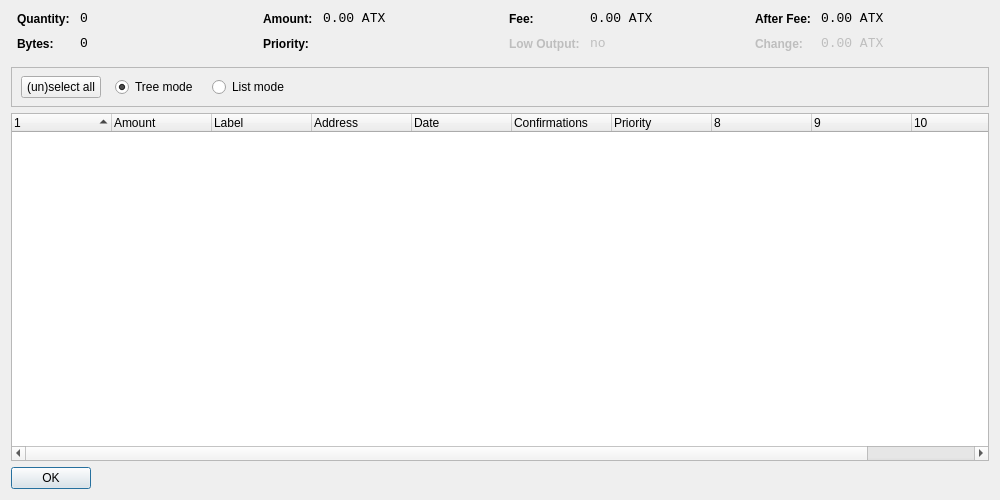
<?xml version="1.0" encoding="UTF-8"?>
<ui version="4.0">
 <class>CoinControlDialog</class>
 <widget class="QDialog" name="CoinControlDialog">
  <property name="geometry">
   <rect>
    <x>0</x>
    <y>0</y>
    <width>1000</width>
    <height>500</height>
   </rect>
  </property>
  <property name="windowTitle">
   <string>Coin Control</string>
  </property>
  <layout class="QVBoxLayout" name="verticalLayout">
   <item>
    <layout class="QHBoxLayout" name="horizontalLayoutTop" stretch="0,0,0,0">
     <property name="topMargin">
      <number>0</number>
     </property>
     <property name="bottomMargin">
      <number>10</number>
     </property>
     <item>
      <layout class="QFormLayout" name="formLayoutCoinControl1">
       <property name="horizontalSpacing">
        <number>10</number>
       </property>
       <property name="verticalSpacing">
        <number>10</number>
       </property>
       <property name="leftMargin">
        <number>6</number>
       </property>
       <property name="rightMargin">
        <number>6</number>
       </property>
       <item row="0" column="0">
        <widget class="QLabel" name="labelCoinControlQuantityText">
         <property name="styleSheet">
          <string notr="true">font-weight:bold;</string>
         </property>
         <property name="text">
          <string>Quantity:</string>
         </property>
        </widget>
       </item>
       <item row="0" column="1">
        <widget class="QLabel" name="labelCoinControlQuantity">
         <property name="font">
          <font>
           <family>Monospace</family>
           <pointsize>10</pointsize>
          </font>
         </property>
         <property name="cursor">
          <cursorShape>IBeamCursor</cursorShape>
         </property>
         <property name="contextMenuPolicy">
          <enum>Qt::ActionsContextMenu</enum>
         </property>
         <property name="text">
          <string notr="true">0</string>
         </property>
         <property name="textInteractionFlags">
          <set>Qt::LinksAccessibleByMouse|Qt::TextSelectableByKeyboard|Qt::TextSelectableByMouse</set>
         </property>
        </widget>
       </item>
       <item row="1" column="0">
        <widget class="QLabel" name="labelCoinControlBytesText">
         <property name="styleSheet">
          <string notr="true">font-weight:bold;</string>
         </property>
         <property name="text">
          <string>Bytes:</string>
         </property>
        </widget>
       </item>
       <item row="1" column="1">
        <widget class="QLabel" name="labelCoinControlBytes">
         <property name="font">
          <font>
           <family>Monospace</family>
           <pointsize>10</pointsize>
          </font>
         </property>
         <property name="cursor">
          <cursorShape>IBeamCursor</cursorShape>
         </property>
         <property name="contextMenuPolicy">
          <enum>Qt::ActionsContextMenu</enum>
         </property>
         <property name="text">
          <string notr="true">0</string>
         </property>
         <property name="textInteractionFlags">
          <set>Qt::LinksAccessibleByMouse|Qt::TextSelectableByKeyboard|Qt::TextSelectableByMouse</set>
         </property>
        </widget>
       </item>
      </layout>
     </item>
     <item>
      <layout class="QFormLayout" name="formLayoutCoinControl2">
       <property name="horizontalSpacing">
        <number>10</number>
       </property>
       <property name="verticalSpacing">
        <number>10</number>
       </property>
       <property name="leftMargin">
        <number>6</number>
       </property>
       <property name="rightMargin">
        <number>6</number>
       </property>
       <item row="0" column="0">
        <widget class="QLabel" name="labelCoinControlAmountText">
         <property name="styleSheet">
          <string notr="true">font-weight:bold;</string>
         </property>
         <property name="text">
          <string>Amount:</string>
         </property>
        </widget>
       </item>
       <item row="0" column="1">
        <widget class="QLabel" name="labelCoinControlAmount">
         <property name="font">
          <font>
           <family>Monospace</family>
           <pointsize>10</pointsize>
          </font>
         </property>
         <property name="cursor">
          <cursorShape>IBeamCursor</cursorShape>
         </property>
         <property name="contextMenuPolicy">
          <enum>Qt::ActionsContextMenu</enum>
         </property>
         <property name="text">
          <string notr="true">0.00 ATX</string>
         </property>
         <property name="textInteractionFlags">
          <set>Qt::LinksAccessibleByMouse|Qt::TextSelectableByKeyboard|Qt::TextSelectableByMouse</set>
         </property>
        </widget>
       </item>
       <item row="1" column="0">
        <widget class="QLabel" name="labelCoinControlPriorityText">
         <property name="styleSheet">
          <string notr="true">font-weight:bold;</string>
         </property>
         <property name="text">
          <string>Priority:</string>
         </property>
        </widget>
       </item>
       <item row="1" column="1">
        <widget class="QLabel" name="labelCoinControlPriority">
         <property name="font">
          <font>
           <family>Monospace</family>
           <pointsize>10</pointsize>
          </font>
         </property>
         <property name="cursor">
          <cursorShape>IBeamCursor</cursorShape>
         </property>
         <property name="contextMenuPolicy">
          <enum>Qt::ActionsContextMenu</enum>
         </property>
         <property name="text">
          <string/>
         </property>
         <property name="textInteractionFlags">
          <set>Qt::LinksAccessibleByMouse|Qt::TextSelectableByKeyboard|Qt::TextSelectableByMouse</set>
         </property>
        </widget>
       </item>
      </layout>
     </item>
     <item>
      <layout class="QFormLayout" name="formLayoutCoinControl3">
       <property name="horizontalSpacing">
        <number>10</number>
       </property>
       <property name="verticalSpacing">
        <number>10</number>
       </property>
       <property name="leftMargin">
        <number>6</number>
       </property>
       <property name="rightMargin">
        <number>6</number>
       </property>
       <item row="0" column="0">
        <widget class="QLabel" name="labelCoinControlFeeText">
         <property name="styleSheet">
          <string notr="true">font-weight:bold;</string>
         </property>
         <property name="text">
          <string>Fee:</string>
         </property>
        </widget>
       </item>
       <item row="0" column="1">
        <widget class="QLabel" name="labelCoinControlFee">
         <property name="font">
          <font>
           <family>Monospace</family>
           <pointsize>10</pointsize>
          </font>
         </property>
         <property name="cursor">
          <cursorShape>IBeamCursor</cursorShape>
         </property>
         <property name="contextMenuPolicy">
          <enum>Qt::ActionsContextMenu</enum>
         </property>
         <property name="text">
          <string notr="true">0.00 ATX</string>
         </property>
         <property name="textInteractionFlags">
          <set>Qt::LinksAccessibleByMouse|Qt::TextSelectableByKeyboard|Qt::TextSelectableByMouse</set>
         </property>
        </widget>
       </item>
       <item row="1" column="0">
        <widget class="QLabel" name="labelCoinControlLowOutputText">
         <property name="enabled">
          <bool>false</bool>
         </property>
         <property name="styleSheet">
          <string notr="true">font-weight:bold;</string>
         </property>
         <property name="text">
          <string>Low Output:</string>
         </property>
        </widget>
       </item>
       <item row="1" column="1">
        <widget class="QLabel" name="labelCoinControlLowOutput">
         <property name="enabled">
          <bool>false</bool>
         </property>
         <property name="font">
          <font>
           <family>Monospace</family>
           <pointsize>10</pointsize>
          </font>
         </property>
         <property name="cursor">
          <cursorShape>IBeamCursor</cursorShape>
         </property>
         <property name="contextMenuPolicy">
          <enum>Qt::ActionsContextMenu</enum>
         </property>
         <property name="text">
          <string notr="true">no</string>
         </property>
         <property name="textInteractionFlags">
          <set>Qt::LinksAccessibleByMouse|Qt::TextSelectableByKeyboard|Qt::TextSelectableByMouse</set>
         </property>
        </widget>
       </item>
      </layout>
     </item>
     <item>
      <layout class="QFormLayout" name="formLayoutCoinControl4">
       <property name="horizontalSpacing">
        <number>10</number>
       </property>
       <property name="verticalSpacing">
        <number>10</number>
       </property>
       <property name="leftMargin">
        <number>6</number>
       </property>
       <property name="rightMargin">
        <number>6</number>
       </property>
       <item row="0" column="0">
        <widget class="QLabel" name="labelCoinControlAfterFeeText">
         <property name="styleSheet">
          <string notr="true">font-weight:bold;</string>
         </property>
         <property name="text">
          <string>After Fee:</string>
         </property>
        </widget>
       </item>
       <item row="0" column="1">
        <widget class="QLabel" name="labelCoinControlAfterFee">
         <property name="font">
          <font>
           <family>Monospace</family>
           <pointsize>10</pointsize>
          </font>
         </property>
         <property name="cursor">
          <cursorShape>IBeamCursor</cursorShape>
         </property>
         <property name="contextMenuPolicy">
          <enum>Qt::ActionsContextMenu</enum>
         </property>
         <property name="text">
          <string notr="true">0.00 ATX</string>
         </property>
         <property name="textInteractionFlags">
          <set>Qt::LinksAccessibleByMouse|Qt::TextSelectableByKeyboard|Qt::TextSelectableByMouse</set>
         </property>
        </widget>
       </item>
       <item row="1" column="0">
        <widget class="QLabel" name="labelCoinControlChangeText">
         <property name="enabled">
          <bool>false</bool>
         </property>
         <property name="styleSheet">
          <string notr="true">font-weight:bold;</string>
         </property>
         <property name="text">
          <string>Change:</string>
         </property>
        </widget>
       </item>
       <item row="1" column="1">
        <widget class="QLabel" name="labelCoinControlChange">
         <property name="enabled">
          <bool>false</bool>
         </property>
         <property name="font">
          <font>
           <family>Monospace</family>
           <pointsize>10</pointsize>
          </font>
         </property>
         <property name="cursor">
          <cursorShape>IBeamCursor</cursorShape>
         </property>
         <property name="contextMenuPolicy">
          <enum>Qt::ActionsContextMenu</enum>
         </property>
         <property name="text">
          <string notr="true">0.00 ATX</string>
         </property>
         <property name="textInteractionFlags">
          <set>Qt::LinksAccessibleByMouse|Qt::TextSelectableByKeyboard|Qt::TextSelectableByMouse</set>
         </property>
        </widget>
       </item>
      </layout>
     </item>
    </layout>
   </item>
   <item>
    <widget class="QFrame" name="frame">
     <property name="minimumSize">
      <size>
       <width>0</width>
       <height>40</height>
      </size>
     </property>
     <property name="frameShape">
      <enum>QFrame::StyledPanel</enum>
     </property>
     <property name="frameShadow">
      <enum>QFrame::Sunken</enum>
     </property>
     <widget class="QWidget" name="horizontalLayoutWidget">
      <property name="geometry">
       <rect>
        <x>10</x>
        <y>0</y>
        <width>781</width>
        <height>41</height>
       </rect>
      </property>
      <layout class="QHBoxLayout" name="horizontalLayoutPanel" stretch="0,0,0,0,0">
       <property name="spacing">
        <number>14</number>
       </property>
       <item>
        <widget class="QPushButton" name="pushButtonSelectAll">
         <property name="sizePolicy">
          <sizepolicy hsizetype="Maximum" vsizetype="Fixed">
           <horstretch>0</horstretch>
           <verstretch>0</verstretch>
          </sizepolicy>
         </property>
         <property name="text">
          <string>(un)select all</string>
         </property>
        </widget>
       </item>
       <item>
        <widget class="QRadioButton" name="radioTreeMode">
         <property name="sizePolicy">
          <sizepolicy hsizetype="Maximum" vsizetype="Fixed">
           <horstretch>0</horstretch>
           <verstretch>0</verstretch>
          </sizepolicy>
         </property>
         <property name="text">
          <string>Tree mode</string>
         </property>
         <property name="checked">
          <bool>true</bool>
         </property>
        </widget>
       </item>
       <item>
        <widget class="QRadioButton" name="radioListMode">
         <property name="sizePolicy">
          <sizepolicy hsizetype="Maximum" vsizetype="Fixed">
           <horstretch>0</horstretch>
           <verstretch>0</verstretch>
          </sizepolicy>
         </property>
         <property name="text">
          <string>List mode</string>
         </property>
        </widget>
       </item>
       <item>
        <spacer name="horizontalSpacer">
         <property name="orientation">
          <enum>Qt::Horizontal</enum>
         </property>
         <property name="sizeHint" stdset="0">
          <size>
           <width>40</width>
           <height>20</height>
          </size>
         </property>
        </spacer>
       </item>
      </layout>
     </widget>
    </widget>
   </item>
   <item>
    <widget class="CoinControlTreeWidget" name="treeWidget">
     <property name="contextMenuPolicy">
      <enum>Qt::CustomContextMenu</enum>
     </property>
     <property name="sortingEnabled">
      <bool>false</bool>
     </property>
     <property name="columnCount">
      <number>11</number>
     </property>
     <attribute name="headerShowSortIndicator" stdset="0">
      <bool>true</bool>
     </attribute>
     <attribute name="headerStretchLastSection">
      <bool>false</bool>
     </attribute>
     <column>
      <property name="text">
       <string/>
      </property>
     </column>
     <column>
      <property name="text">
       <string>Amount</string>
      </property>
     </column>
     <column>
      <property name="text">
       <string>Label</string>
      </property>
     </column>
     <column>
      <property name="text">
       <string>Address</string>
      </property>
     </column>
     <column>
      <property name="text">
       <string>Date</string>
      </property>
     </column>
     <column>
      <property name="text">
       <string>Confirmations</string>
      </property>
      <property name="toolTip">
       <string>Confirmed</string>
      </property>
     </column>
     <column>
      <property name="text">
       <string>Priority</string>
      </property>
     </column>
     <column>
      <property name="text">
       <string/>
      </property>
     </column>
     <column>
      <property name="text">
       <string/>
      </property>
     </column>
     <column>
      <property name="text">
       <string/>
      </property>
     </column>
     <column>
      <property name="text">
       <string/>
      </property>
     </column>
    </widget>
   </item>
   <item>
    <widget class="QDialogButtonBox" name="buttonBox">
     <property name="sizePolicy">
      <sizepolicy hsizetype="Maximum" vsizetype="Fixed">
       <horstretch>0</horstretch>
       <verstretch>0</verstretch>
      </sizepolicy>
     </property>
     <property name="orientation">
      <enum>Qt::Horizontal</enum>
     </property>
     <property name="standardButtons">
      <set>QDialogButtonBox::Ok</set>
     </property>
    </widget>
   </item>
  </layout>
 </widget>
 <customwidgets>
  <customwidget>
   <class>CoinControlTreeWidget</class>
   <extends>QTreeWidget</extends>
   <header>coincontroltreewidget.h</header>
  </customwidget>
 </customwidgets>
 <resources/>
 <connections/>
</ui>
